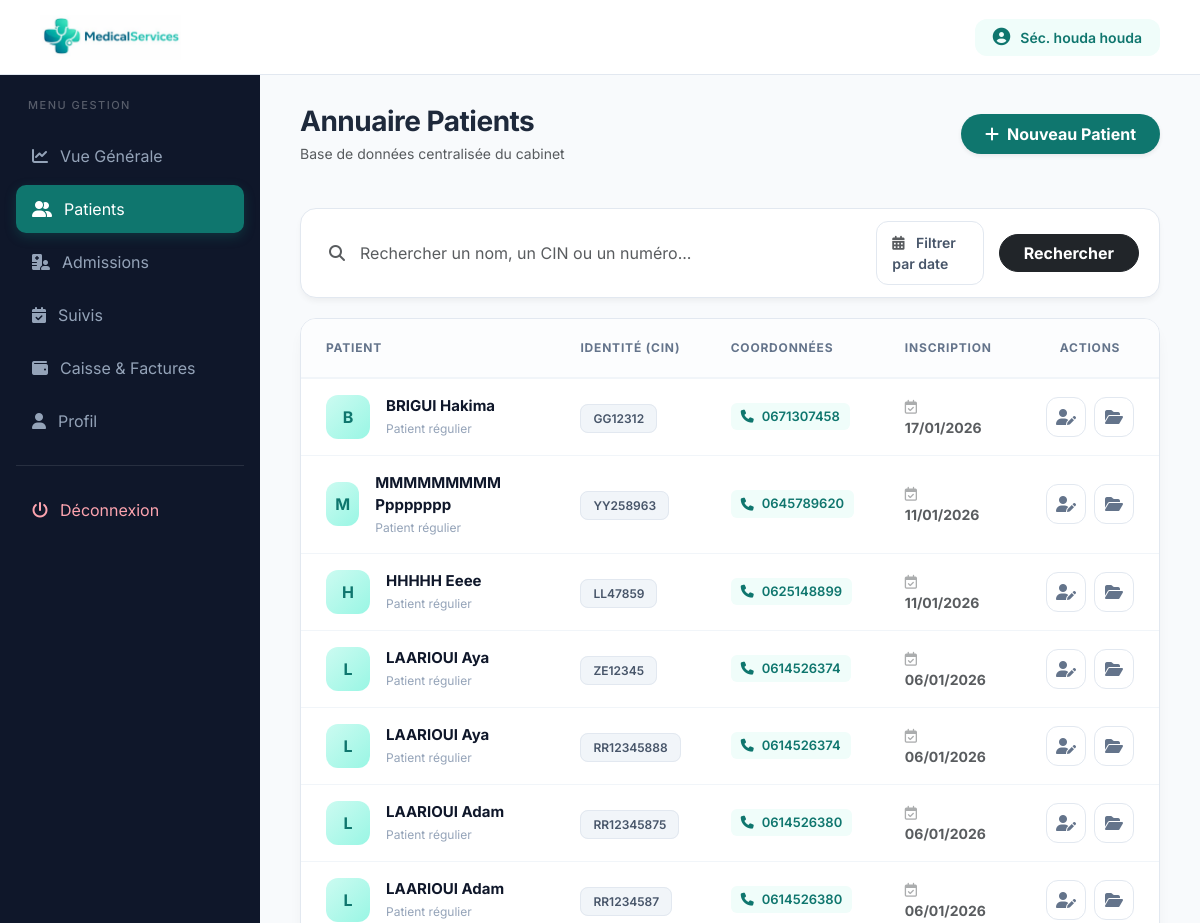
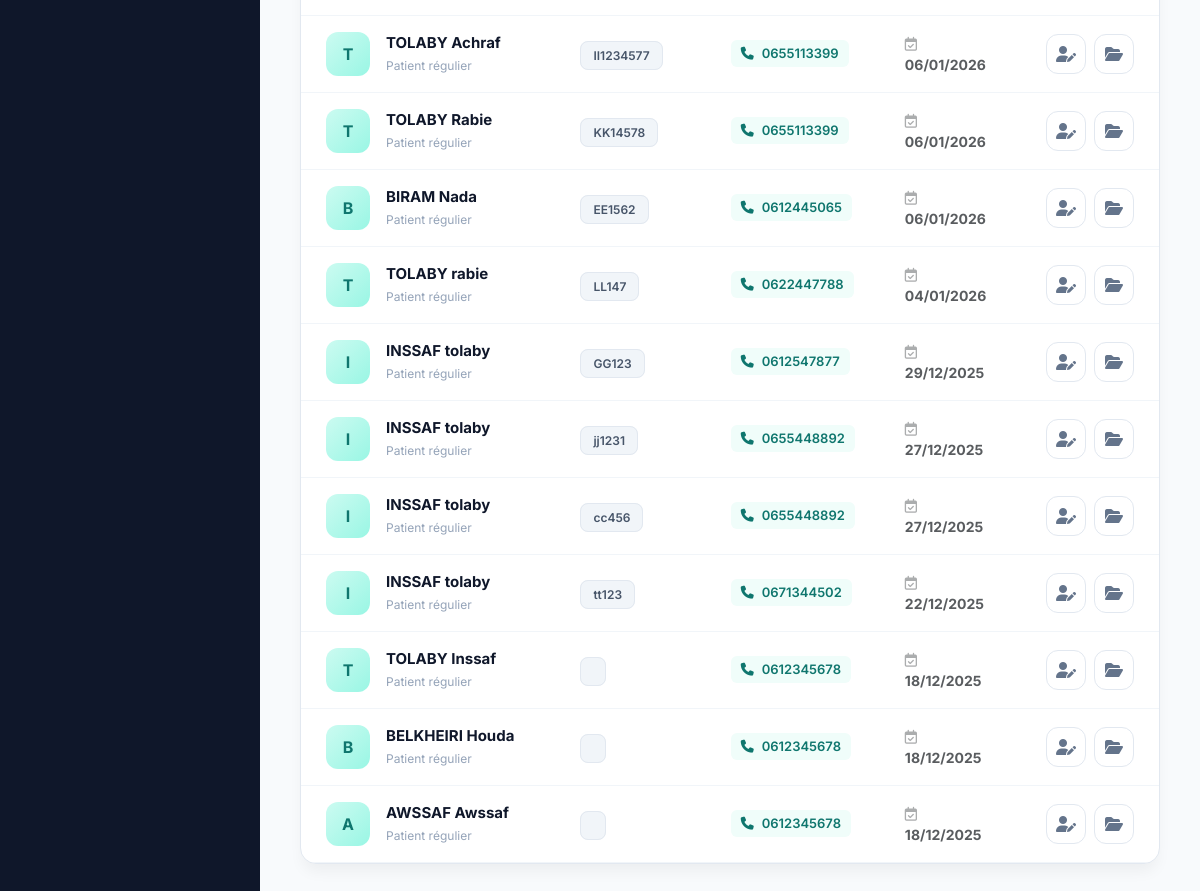
Screenshot of /connexion_secretaire/patients_secr.php (signed in) with the database file from the repository (2 pictures, top to bottom).
### tables this page shows
CREATE TABLE `utilisateurs` (
  `id_user` int(11) NOT NULL,
  `cin` varchar(255) NOT NULL,
  `matricule` varchar(255) NOT NULL,
  `nom` varchar(50) DEFAULT NULL,
  `prenom` varchar(50) DEFAULT NULL,
  `email` varchar(50) DEFAULT NULL,
  `mot_de_passe` varchar(255) DEFAULT NULL,
  `telephone` int(11) NOT NULL,
  `adresse` text NOT NULL,
  `photo` varchar(255) NOT NULL DEFAULT '''default_avatar.png''',
  `role` enum('infirmier','admin','medecin','secretaire') DEFAULT NULL,
  `specialite` varchar(255) NOT NULL DEFAULT 'Généraliste',
  `statut_compte` enum('actif','suspendu','conge') NOT NULL,
  `date_embauche` date NOT NULL DEFAULT current_timestamp(),
  `derniere_connexion` datetime DEFAULT NULL,
  `created_at` timestamp NOT NULL DEFAULT current_timestamp()
);

CREATE TABLE `patients` (
  `id_patient` int(11) NOT NULL,
  `CIN` varchar(10) NOT NULL,
  `nom` varchar(50) NOT NULL,
  `prenom` varchar(50) NOT NULL,
  `date_naissance` date DEFAULT NULL,
  `sexe` varchar(255) DEFAULT NULL,
  `adresse` varchar(100) DEFAULT NULL,
  `telephone` varchar(20) DEFAULT NULL,
  `email` varchar(50) DEFAULT NULL,
  `groupe_sanguin` varchar(255) NOT NULL,
  `statut` varchar(255) NOT NULL DEFAULT 'stable',
  `allergies` text NOT NULL,
  `date_inscription` timestamp NOT NULL DEFAULT current_timestamp(),
  `id_medecin` int(11) NOT NULL
);

### connexion_secretaire/patients_secr.php (the view, shortened to what this page needs)
<?php
include("../config/connexion.php");
$user_id = $_SESSION['user_id'];
$selected_date = $_GET['date_filter'] ?? '';
$search = $_GET['q'] ?? '';
$stmt = $pdo->prepare("SELECT nom, prenom FROM utilisateurs WHERE id_user = ?");
$stmt->execute([$user_id]);
$user = $stmt->fetch(PDO::FETCH_ASSOC);
$query = "SELECT * FROM patients WHERE 1=1";
$params = [];
$query .= " ORDER BY date_inscription DESC";
$stmt = $pdo->prepare($query);
$stmt->execute($params);
$patients = $stmt->fetchAll(PDO::FETCH_ASSOC);
?>
<!DOCTYPE html>
<html lang="fr">
<head>
    <link rel="stylesheet" href="https://cdnjs.cloudflare.com/ajax/libs/font-awesome/6.5.0/css/all.min.css">
    <link href="https://cdn.jsdelivr.net/npm/bootstrap@5.3.2/dist/css/bootstrap.min.css" rel="stylesheet">
</head>
<body>
<header>
    <img src="../images/logo_app2.png" alt="Logo" style="height: 45px;">
    <div class="user-pill">
        <span>Séc. <?= htmlspecialchars($user['prenom']." ".$user['nom']) ?></span>
    </div>
</header>
<div class="wrapper">
    <aside class="sidebar">
        <h3 style="color:rgba(255,255,255,0.3); font-size:11px; text-transform:uppercase; margin-bottom:20px; padding-left:12px;">Menu Gestion</h3>
        <a href="dashboard_secretaire.php"><i class="fa-solid fa-chart-line"></i> Vue Générale</a>
        <a href="patients_secr.php" class="active"><i class="fa-solid fa-user-group"></i> Patients</a>
         <a href="../admission/admissions_list.php"><i class="fa-solid fa-hospital-user"></i> Admissions</a>
        <a href="suivis.php"><i class="fa-solid fa-calendar-check"></i> Suivis</a>
        <a href="caisse.php"><i class="fa-solid fa-wallet"></i> Caisse & Factures</a>
         <a href="profil_secretaire.php"><i class="fa-solid fa-user"></i> Profil</a>
        <div style="height: 1px; background: rgba(255,255,255,0.1); margin: 20px 0;"></div>
        <a href="../connexio_utilisateur/deconnexion.php" style="color: #fda4af;"><i class="fa-solid fa-power-off"></i> Déconnexion</a>
    </aside>
    <main class="content">
        <div class="d-flex justify-content-between align-items-center mb-4">
            <div>
                <h1 class="h3 fw-bold mb-1" style="letter-spacing: -0.5px;">Annuaire Patients</h1>
                <p class="text-muted small mb-0">Base de données centralisée du cabinet</p>
            </div>
            <a href="ajouter_patient.php" class="btn btn-primary px-4 py-2 rounded-pill shadow-sm fw-bold" style="background: var(--primary); border:none;">
                <i class="fa-solid fa-plus me-2"></i>Nouveau Patient
            </a>
        </div>
        <div class="sticky-search">
            <form action="" method="GET" id="filterForm" class="search-box">
                <i class="fa-solid fa-magnifying-glass text-muted ms-2"></i>
                <input type="text" name="q" class="form-control border-0 shadow-none p-0" placeholder="Rechercher un nom, un CIN ou un numéro..." value="<?= htmlspecialchars($search) ?>">
                <div class="date-trigger">
                    <i class="fa-solid fa-calendar-alt me-2 text-muted"></i>
                    <span><?= $selected_date ? date('d/m/Y', strtotime($selected_date)) : "Filtrer par date" ?></span>
                </div>
                <button type="submit" class="btn btn-dark rounded-pill px-4 fw-bold">Rechercher</button>
            </form>
        </div>
        <div class="table-container">
            <?php if($patients): ?>
                <table class="custom-table">
                    <thead>
                        <tr>
                            <th>Patient</th>
                            <th>Identité (CIN)</th>
                            <th>Coordonnées</th>
                            <th>Inscription</th>
                            <th class="text-center">Actions</th>
                        </tr>
                    </thead>
                    <tbody>
                        <?php foreach($patients as $p): ?>
                        <tr>
                            <td>
                                <div class="d-flex align-items-center gap-3">
                                    <div class="avatar-green">
                                        <?= strtoupper(substr($p['nom'], 0, 1)) ?>
                                    </div>
                                    <div class="name-wrapper">
                                        <div class="name"><?= strtoupper($p['nom']) ?> <?= $p['prenom'] ?></div>
                                        <div class="sub">Patient régulier</div>
                                    </div>
                                </div>
                            </td>
                            <td><span class="badge-cin"><?= $p['CIN'] ?></span></td>
                            <td>
                                <div class="phone-tag">
                                    <i class="fa-solid fa-phone"></i>
                                    <?= $p['telephone'] ?>
                                </div>
                            </td>
                            <td>
                                <div class="text-muted small fw-bold">
                                    <i class="fa-regular fa-calendar-check me-2 opacity-50"></i>
                                    <?= date('d/m/Y', strtotime($p['date_inscription'])) ?>
                                </div>
                            </td>
                            <td class="text-center">
                                <div class="d-flex justify-content-center gap-2">
                                    <a href="modifier_patient.php?id=<?= $p['id_patient'] ?>" class="btn-action btn-edit" title="Modifier la fiche">
                                        <i class="fa-solid fa-user-pen"></i>
                                    </a>
                                    <a href="dossier_patient.php?id=<?= $p['id_patient'] ?>" class="btn-action btn-folder" title="Voir le dossier médical">
                                        <i class="fa-solid fa-folder-open"></i>
                                    </a>
                                </div>
                            </td>
                        </tr>
                        <?php endforeach; ?>
                    </tbody>
                </table>
            <?php endif; ?>
        </div>
    </main>
</div>
</body>
</html>

### connexion_secretaire/patients_secr.php (style rules this page uses)
:root { --primary: #0f766e; --primary-light: #f0fdfa; --sidebar-bg: #0f172a; --bg-body: #f8fafc; --border: #e2e8f0; --white: #ffffff; --header-height: 75px; --sidebar-width: 260px; }
* { margin:0; padding:0; box-sizing:border-box; font-family: 'Inter', sans-serif; }
body { background: var(--bg-body); color: #1e293b; }
header { background: var(--white); padding: 0 40px; height: var(--header-height); display: flex; justify-content: space-between; align-items: center; border-bottom: 1px solid var(--border); position: fixed; top: 0; left: 0; right: 0; z-index: 1000; }
.sidebar { width: var(--sidebar-width); background: var(--sidebar-bg); padding: 24px 16px; position: fixed; top: var(--header-height); left: 0; bottom: 0; z-index: 999; }
.content { margin-left: var(--sidebar-width); padding: 30px 40px; margin-top: var(--header-height); }
.user-pill { background: var(--primary-light); padding: 8px 18px; border-radius: 12px; display: flex; align-items: center; gap: 10px; font-size: 14px; font-weight: 600; color: var(--primary); }
.sidebar h3 { color: rgba(255,255,255,0.3); font-size: 11px; text-transform: uppercase; letter-spacing: 1.5px; margin-bottom: 20px; padding-left: 12px; }
.sidebar a { display: flex; align-items: center; gap: 12px; color: #94a3b8; text-decoration: none; padding: 12px 16px; border-radius: 10px; margin-bottom: 5px; transition: 0.3s; }
.sidebar a.active { background: var(--primary); color: #fff; box-shadow: 0 4px 12px rgba(15, 118, 110, 0.3); }
.table-container { background: var(--white); border-radius: 16px; border: 1px solid var(--border); overflow: hidden; box-shadow: 0 10px 15px -3px rgba(0, 0, 0, 0.05); }
.custom-table { width: 100%; border-collapse: collapse; }
.custom-table th { background: #fcfdfe; padding: 20px 25px; color: #64748b; font-size: 12px; text-transform: uppercase; letter-spacing: 0.8px; font-weight: 700; border-bottom: 2px solid #f1f5f9; }
.custom-table tr { transition: all 0.2s ease; }
.custom-table td { padding: 16px 25px; border-bottom: 1px solid #f1f5f9; vertical-align: middle; color: #334155; }
.avatar-green { background: linear-gradient(135deg, #ccfbf1 0%, #99f6e4 100%); color: #0f766e; width:44px; height:44px; border-radius: 12px; display: flex; align-items: center; justify-content: center; font-weight: 700; font-size: 16px; }
.name-wrapper .name { font-weight: 700; color: #0f172a; font-size: 15px; margin-bottom: 2px; }
.name-wrapper .sub { font-size: 12px; color: #94a3b8; }
.badge-cin { background: #f1f5f9; color: #475569; padding: 6px 12px; border-radius: 8px; font-weight: 600; font-size: 12px; border: 1px solid #e2e8f0; }
.phone-tag { display: inline-flex; align-items: center; gap: 8px; color: #0f766e; font-weight: 600; font-size: 13px; background: #f0fdfa; padding: 4px 10px; border-radius: 6px; }
.btn-action { width: 40px; height: 40px; border-radius: 12px; display: inline-flex; align-items: center; justify-content: center; transition: 0.3s; border: 1px solid var(--border); background: white; color: #64748b; text-decoration: none; }
.sticky-search { position: sticky; top: var(--header-height); background: var(--bg-body); z-index: 900; padding: 20px 0; }
.search-box { background: var(--white); padding: 12px 20px; border-radius: 16px; border: 1px solid var(--border); display: flex; gap: 15px; align-items: center; box-shadow: 0 4px 6px -1px rgba(0, 0, 0, 0.05); }
.date-trigger { background: #fff; border: 1px solid var(--border); color: #475569; padding: 10px 15px; border-radius: 12px; font-weight: 600; font-size: 14px; cursor: pointer; position: relative; transition: 0.2s; }

### rows the page displays
utilisateurs: prenom+nom "houda houda"
patients: nom "B", nom "BRIGUI", prenom "Hakima", CIN "GG12312", telephone "0671307458", date_inscription "17/01/2026"
patients: nom "M", nom "MMMMMMMMM", prenom "Pppppppp", CIN "YY258963", telephone "0645789620", date_inscription "11/01/2026"
patients: nom "H", nom "HHHHH", prenom "Eeee", CIN "LL47859", telephone "0625148899", date_inscription "11/01/2026"
patients: nom "L", nom "LAARIOUI", prenom "Aya", CIN "ZE12345", telephone "0614526374", date_inscription "06/01/2026"
patients: nom "L", nom "LAARIOUI", prenom "Aya", CIN "RR12345888", telephone "0614526374", date_inscription "06/01/2026"
patients: nom "L", nom "LAARIOUI", prenom "Adam", CIN "RR12345875", telephone "0614526380", date_inscription "06/01/2026"
patients: nom "L", nom "LAARIOUI", prenom "Adam", CIN "RR1234587", telephone "0614526380", date_inscription "06/01/2026"
patients: nom "T", nom "TOLABY", prenom "Achraf", CIN "II1234577", telephone "0655113399", date_inscription "06/01/2026"
patients: nom "T", nom "TOLABY", prenom "Rabie", CIN "KK14578", telephone "0655113399", date_inscription "06/01/2026"
patients: nom "B", nom "BIRAM", prenom "Nada", CIN "EE1562", telephone "0612445065", date_inscription "06/01/2026"
patients: nom "T", nom "TOLABY", prenom "rabie", CIN "LL147", telephone "0622447788", date_inscription "04/01/2026"
patients: nom "I", nom "INSSAF", prenom "tolaby", CIN "GG123", telephone "0612547877", date_inscription "29/12/2025"
patients: nom "I", nom "INSSAF", prenom "tolaby", CIN "jj1231", telephone "0655448892", date_inscription "27/12/2025"
patients: nom "I", nom "INSSAF", prenom "tolaby", CIN "cc456", telephone "0655448892", date_inscription "27/12/2025"
patients: nom "I", nom "INSSAF", prenom "tolaby", CIN "tt123", telephone "0671344502", date_inscription "22/12/2025"
patients: nom "T", nom "TOLABY", prenom "Inssaf", telephone "0612345678", date_inscription "18/12/2025"
patients: nom "B", nom "BELKHEIRI", prenom "Houda", telephone "0612345678", date_inscription "18/12/2025"
patients: nom "A", nom "AWSSAF", prenom "Awssaf", telephone "0612345678", date_inscription "18/12/2025"
